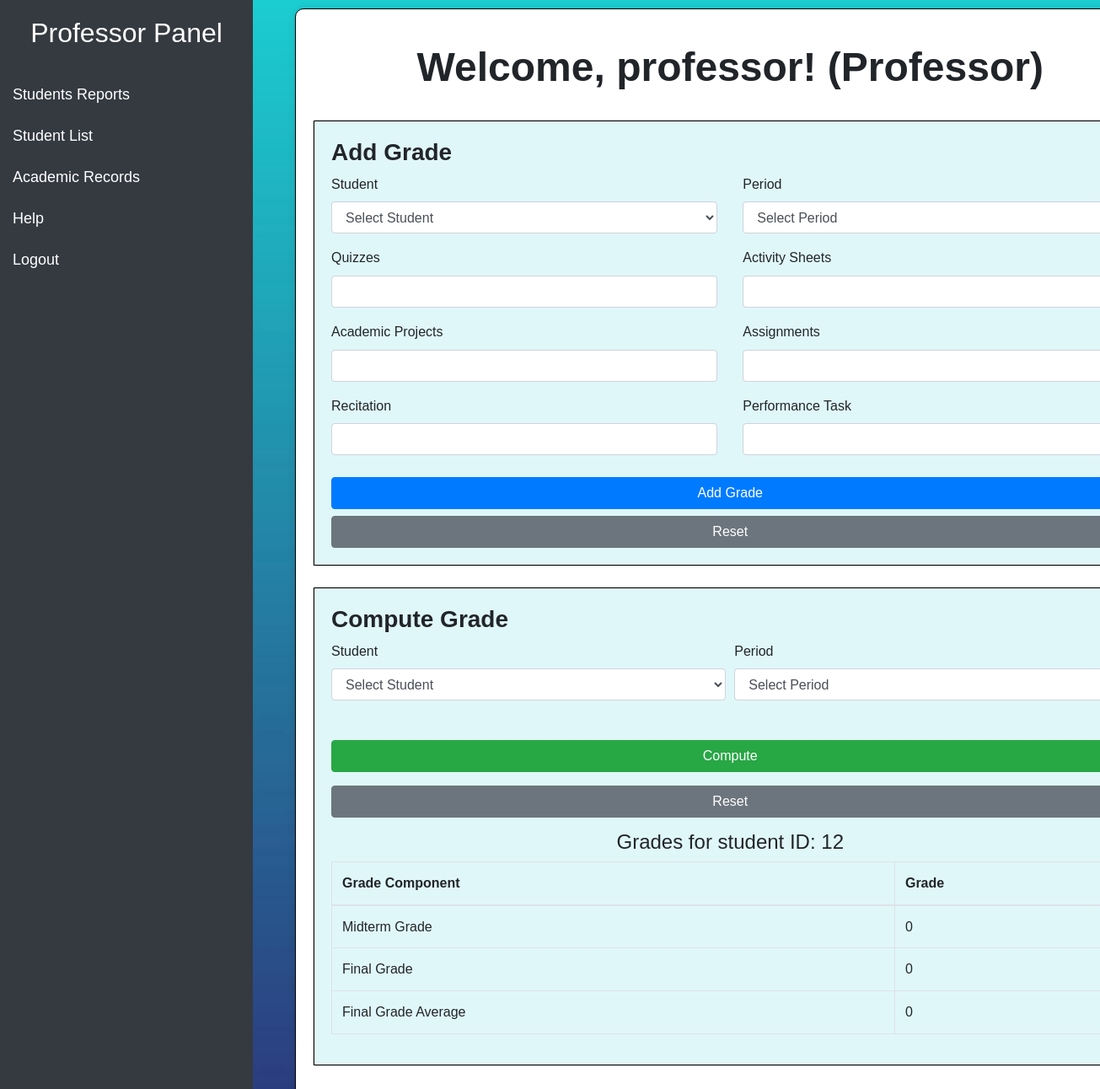
The page /professor_dashboard.php?compute_student_id=12 (signed in) on the database as committed earlier.
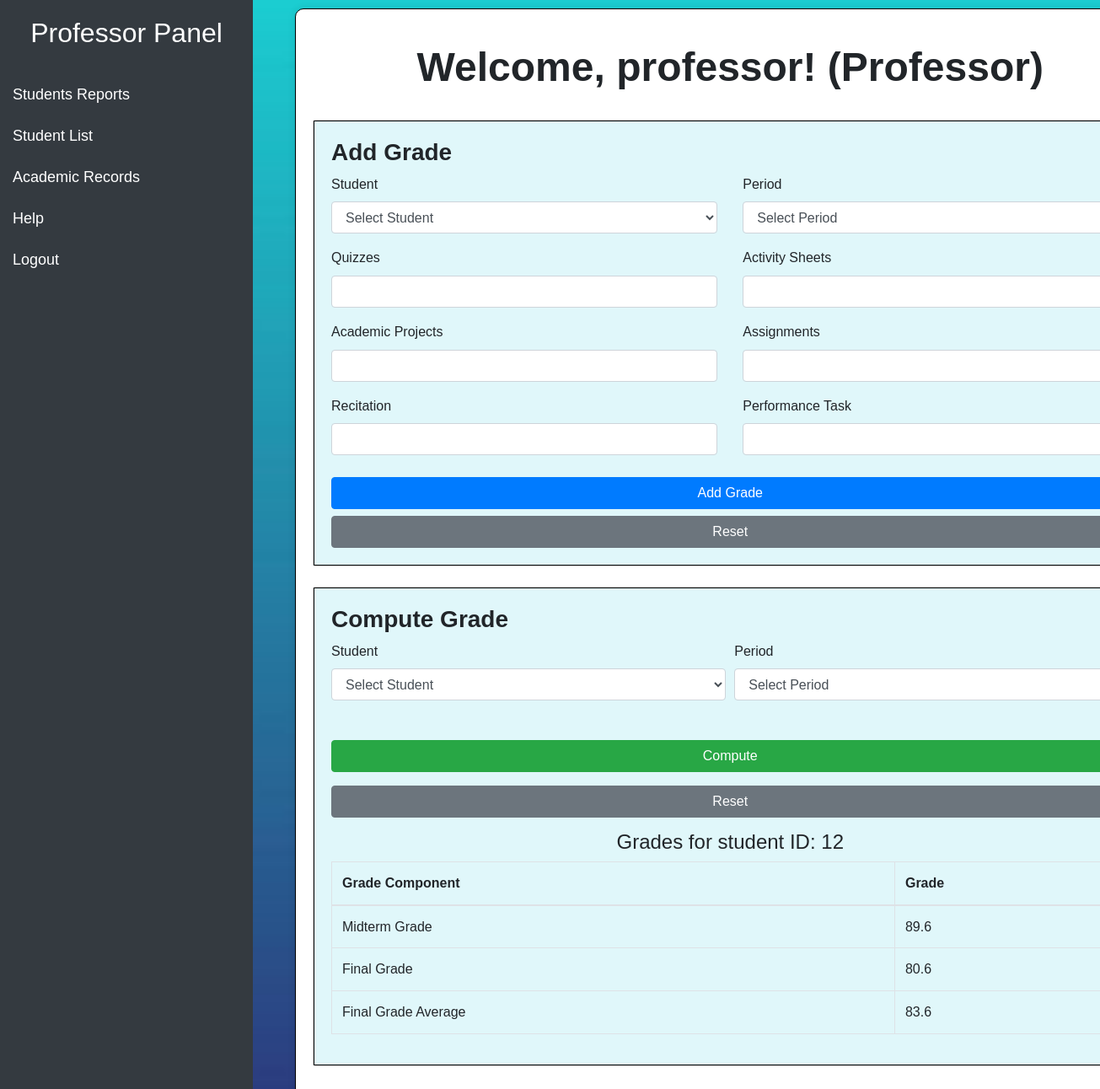
The same page on the database as committed later.
### tables this page shows
CREATE TABLE `grades` (
  `id` int(11) NOT NULL,
  `student_id` int(11) DEFAULT NULL,
  `course_id` int(11) DEFAULT NULL,
  `period` enum('1','2','3','4','PE','ME','SFE','FE') DEFAULT NULL,
  `quizzes` float DEFAULT NULL,
  `academic_projects` float DEFAULT NULL,
  `recitation` float DEFAULT NULL,
  `performance_task` float DEFAULT NULL,
  `activity_sheets` float DEFAULT NULL,
  `assignments` float DEFAULT NULL,
  `prelim_exam` float DEFAULT NULL,
  `midterm_exam` float DEFAULT NULL,
  `semi_final_exam` float DEFAULT NULL,
  `final_exam` float DEFAULT NULL,
  `exam_score` float DEFAULT NULL,
  `remarks` varchar(20) DEFAULT NULL,
  `lec_lab` enum('LEC','LAB') DEFAULT NULL,
  `units` int(11) DEFAULT NULL,
  `total_units` int(11) DEFAULT NULL,
  `total_load_units` int(11) DEFAULT NULL,
  `status` enum('enrolled','dropped','completed') DEFAULT 'enrolled'
);

### professor_dashboard.php (the view, shortened to what this page needs)
<?php
include 'config.php';
function compute_class_standing($student_id) {
    global $conn;
    $sql = "SELECT * FROM grades WHERE student_id=$student_id";
    $result = $conn->query($sql);
    $CS = 0;
    while ($row = $result->fetch_assoc()) {
        $CS += min($row['quizzes'], 99) * 0.05 +
               min($row['academic_projects'], 99) * 0.10 +
               min($row['recitation'], 99) * 0.10 +
               min($row['performance_task'], 99) * 0.20 +
               min($row['activity_sheets'], 99) * 0.20 +
               min($row['assignments'], 99) * 0.10;
    }
    return min($CS, 99);
}
function compute_midterm_grade($student_id) {
    global $conn;
    $CS = compute_class_standing($student_id);
    $sql = "SELECT * FROM grades WHERE student_id=$student_id AND period='ME'";
    $result = $conn->query($sql);
    $ME = 0;
    if ($row = $result->fetch_assoc()) {
        $ME = min($row['midterm_exam'], 99);
    }
    return min(($ME + 4 * $CS) / 5, 99);
}
function compute_tentative_final_grade($student_id) {
    global $conn;
    $CS = compute_class_standing($student_id);
    $sql = "SELECT * FROM grades WHERE student_id=$student_id AND period='SFE'";
    $result = $conn->query($sql);
    $SFE = 0;
    if ($row = $result->fetch_assoc()) {
        $SFE = min($row['semi_final_exam'], 99);
    }
    return min(($SFE + 4 * $CS) / 5, 99);
}
function compute_final_grade($student_id) {
    global $conn;
    $TFG = compute_tentative_final_grade($student_id);
    $sql = "SELECT * FROM grades WHERE student_id=$student_id AND period='FE'";
    $result = $conn->query($sql);
    $FE = 0;
    if ($row = $result->fetch_assoc()) {
        $FE = min($row['final_exam'], 99);
    }
    return min(($TFG + $FE) / 2, 99);
}
function compute_final_grade_average($student_id) {
    $MG = compute_midterm_grade($student_id);
    $FG = compute_final_grade($student_id);
    return min(($MG + 2 * $FG) / 3, 99);
}
?>
<!DOCTYPE html>
<html lang="en">
<head>
    <link rel="stylesheet" href="assets/css/bootstrap.min.css">
</head>
<body>
    <div class="container-fluid">
        <div class="row">
            <div class="col-md-2">
                <div class="sidebar">
                    <h2>Professor Panel</h2>
                    <ul class="nav flex-column">
                        <li class="nav-item"><a class="nav-link" href="report.php">Students Reports</a></li>
                        <li class="nav-item"><a class="nav-link" href="student_list.php">Student List</a></li>
                        <li class="nav-item"><a class="nav-link" href="academic.php">Academic Records</a></li>
						<a href="#" onclick="showHelp()">Help</a>
                        <li class="nav-item"><a class="nav-link" href="logout.php" class="btn btn-danger">Logout</a></li>
                    </ul>
                </div>
            </div>
<div class="container-fluid">
            <div class="col-md-10" id="bold">
                <div class="main-content" id="c">
                <h2 class="center-text">
  Welcome, <?php echo $_SESSION['username']; ?>! (Professor)
</h2>
    <div class="row">
    <div class="col-12 mb-4">
        <div class="card">
            <div class="card-body" id="addstu">
                <h3><b>Add Grade</b></h3>
                <form id="addGradeForm" method="post" action="<?php echo $_SERVER['PHP_SELF']; ?>" onsubmit="return confirm('Are you sure you want to add this grade?');">
                    <div class="row">
                        <div class="col-md-6">
                            <div class="form-group">
                                <label for="student_id">Student</label>
                                <select name="student_id" class="form-control" required aria-label="Student">
                                    <option value="">Select Student</option>
                                </select>
                            </div>
                        </div>
                        <div class="col-md-6">
                            <div class="form-group">
                                <label for="period">Period</label>
                                <select name="period" id="period" class="form-control" required aria-label="Period" onchange="toggleExamFields()">
                                    <option value="">Select Period</option>
                                </select>
                            </div>
                        </div>
                    </div>
                    <div class="row">
                        <div class="col-md-6">
                            <div class="form-group">
                                <label for="quizzes">Quizzes</label>
                                <input type="number" step="0.01" name="quizzes" class="form-control" id="quizzes" required aria-label="Quizzes">
                            </div>
                            <div class="form-group">
                                <label for="academic_projects">Academic Projects</label>
                                <input type="number" step="0.01" name="academic_projects" class="form-control" id="academic_projects" required aria-label="Academic Projects">
                            </div>
                            <div class="form-group">
                                <label for="recitation">Recitation</label>
                                <input type="number" step="0.01" name="recitation" class="form-control" id="recitation" required aria-label="Recitation">
                            </div>
                        </div>
                        <div class="col-md-6">
                            <div class="form-group">
                                <label for="activity_sheets">Activity Sheets</label>
                                <input type="number" step="0.01" name="activity_sheets" class="form-control" id="activity_sheets" required aria-label="Activity Sheets">
                            </div>
                            <div class="form-group">
                                <label for="assignments">Assignments</label>
                                <input type="number" step="0.01" name="assignments" class="form-control" id="assignments" required aria-label="Assignments">
                            </div>
                            <div class="form-group">
                                <label for="performance_task">Performance Task</label>
                                <input type="number" step="0.01" name="performance_task" class="form-control" id="performance_task" required aria-label="Performance Task">
                            </div>
                        </div>
                    </div>
                    <input type="submit" value="Add Grade" class="btn btn-primary btn-block">
                    <button type="button" class="btn btn-secondary btn-block" onclick="resetForm('addGradeForm')">Reset</button>
                </form>
            </div>
        </div>
    </div>
    <div class="col-12 mb-4">
        <div class="card">
            <div class="card-body" id="addstu">
                <h3><b>Compute Grade</b></h3>
                <form id="computeGradeForm" method="get" action="<?php echo $_SERVER['PHP_SELF']; ?>">
                    <div class="form-row">
                        <div class="form-group col-md-6">
                            <label for="compute_student_id">Student</label>
                            <select name="compute_student_id" class="form-control" aria-label="Compute Student" required>
                                <option value="">Select Student</option>
                            </select>
                        </div>
                        <div class="form-group col-md-6">
                            <label for="period">Period</label>
                            <select name="period" id="period" class="form-control" aria-label="Period" onchange="toggleExamFields()" required>
                                <option value="">Select Period</option>
                            </select>
                        </div>
                    </div>
                    <input type="submit" value="Compute" class="btn btn-success btn-block mt-3">
                    <button type="button" class="btn btn-secondary btn-block mt-3" onclick="resetForm('computeGradeForm')">Reset</button>
                </form>
                <?php
                if (isset($_GET['compute_student_id'])) {
                    $student_id = $_GET['compute_student_id'];
                    echo "<h4>Grades for student ID: $student_id</h4>";
                    echo "<table class='table table-bordered'>
                            <thead>
                                <tr>
                                    <th>Grade Component</th>
                                    <th>Grade</th>
                                </tr>
                            </thead>
                            <tbody>
                                <tr>
                                    <td>Midterm Grade</td>
                                    <td>" . round(compute_midterm_grade($student_id), 2) . "</td>
                                </tr>
                                <tr>
                                    <td>Final Grade</td>
                                    <td>" . round(compute_final_grade($student_id), 2) . "</td>
                                </tr>
                                <tr>
                                    <td>Final Grade Average</td>
                                    <td>" . round(compute_final_grade_average($student_id), 2) . "</td>
                                </tr>
                            </tbody>
                          </table>";
                }
                ?>
            </div>
        </div>
    </div>
</div>

### professor_dashboard.php (style rules this page uses)
#c { font-family: Arial; font-weight: ; margin-top: 10px; margin-bottom:10px; }
body { background-image:url("bg.jpg"); background-size:cover; font-family: Arial, sans-serif; line-height: 1.6; }
.sidebar { height: 100%; width: 300px; position: fixed; z-index: 1; top: 0; left: 0; background-color: #343a40; overflow-x: hidden; padding-top: 20px; transition: 0.3s; color: #fff; }
.sidebar h2 { text-align: center; margin-bottom: 30px; }
.sidebar a { padding: 10px 15px; text-decoration: none; font-size: 18px; color: #fff; display: block; transition: 0.3s; }
.main-content { margin-left: 320px; padding: 20px; background-color:white; border-radius: 10px; margin-top: 20px; box-shadow: 0 0 10px rgba(0, 0, 0, 0.1); width:100%; border: 1px solid black; }
.form-control { margin-bottom: 15px; }
.btn-primary, .btn-danger, .btn-success, .btn-reset { margin-top: 10px; }
.center-text { text-align: center; margin-top: 20px; font-size: 3rem; font-weight: bold; }
#addstu { background-color:#E0F7FA; border: 1px solid black; }
h4 { margin-top:15px; text-align: center; }

Rows that differ between the two databases and show on the page:
now on this page (row edited): grades: midterm_exam "89.6"
Other text that changed with them:
compute_final_grade($student_id): "0" → "80.6"
compute_final_grade_average($student_id): "0" → "83.6"
compute_midterm_grade($student_id): "0" → (not shown)
